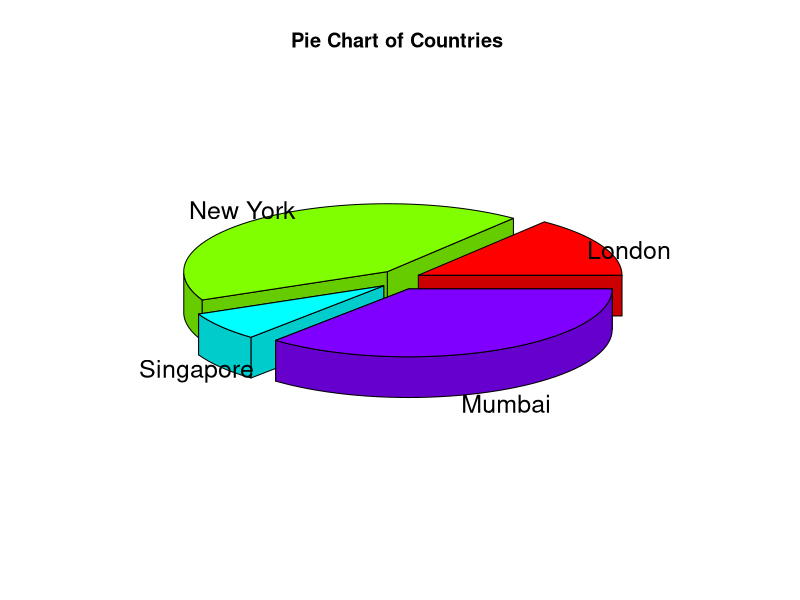
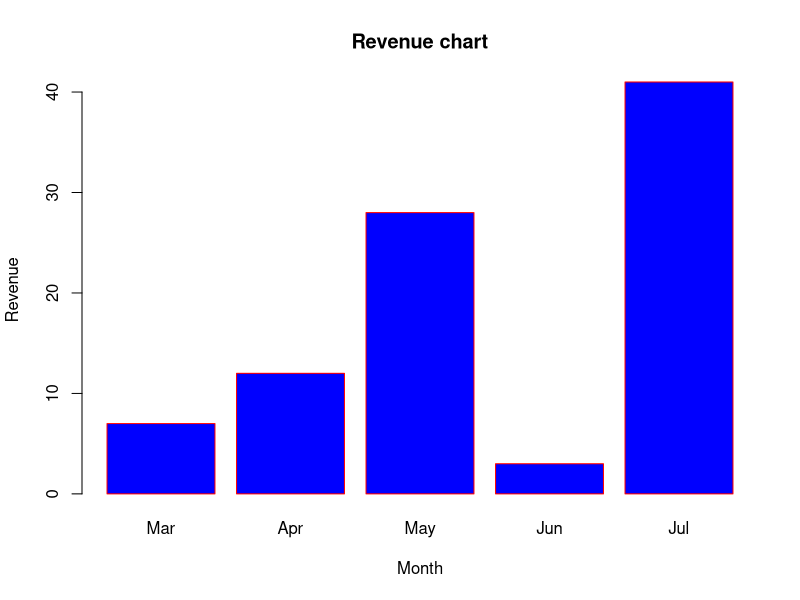
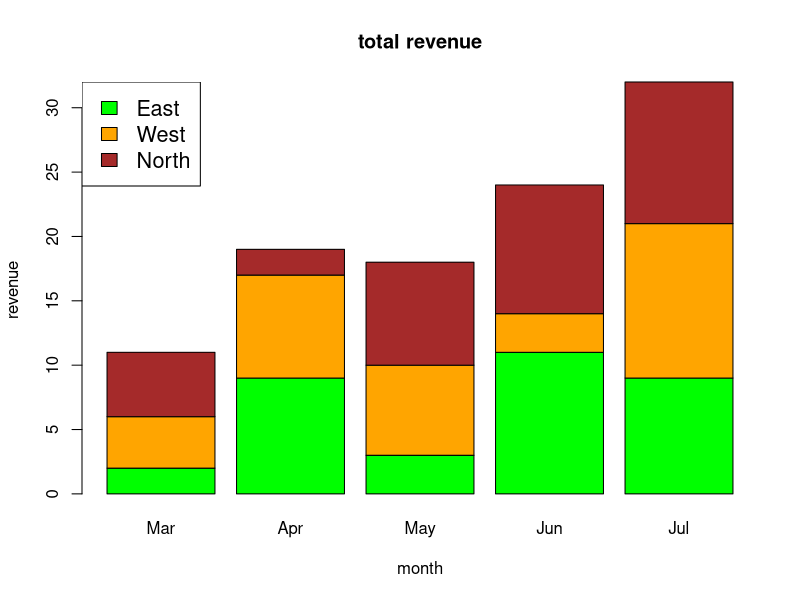
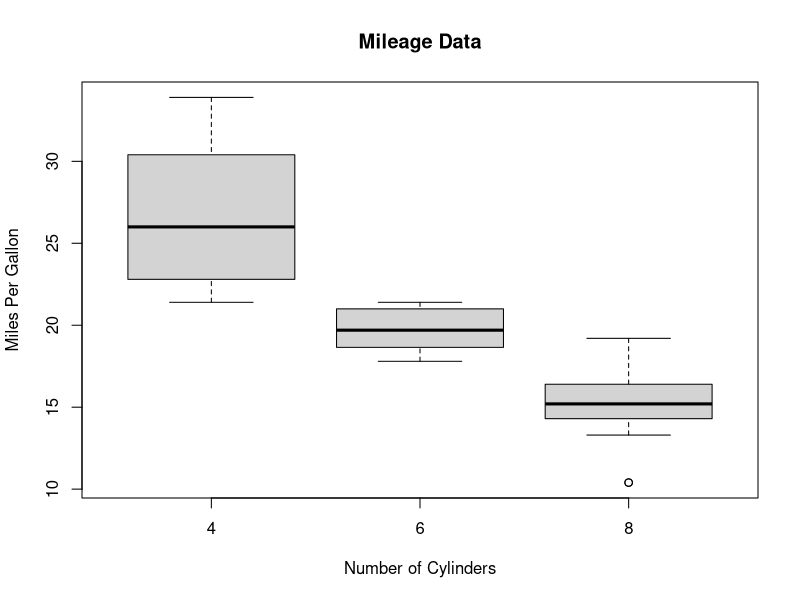
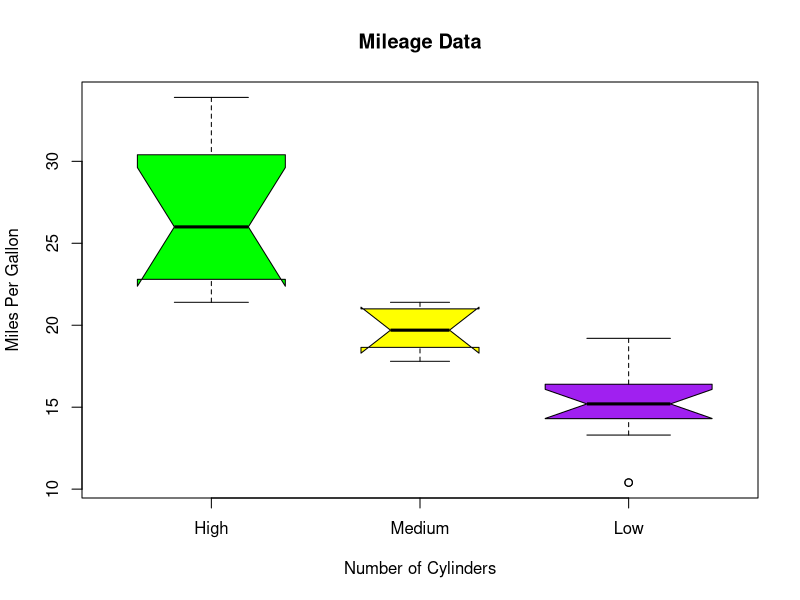
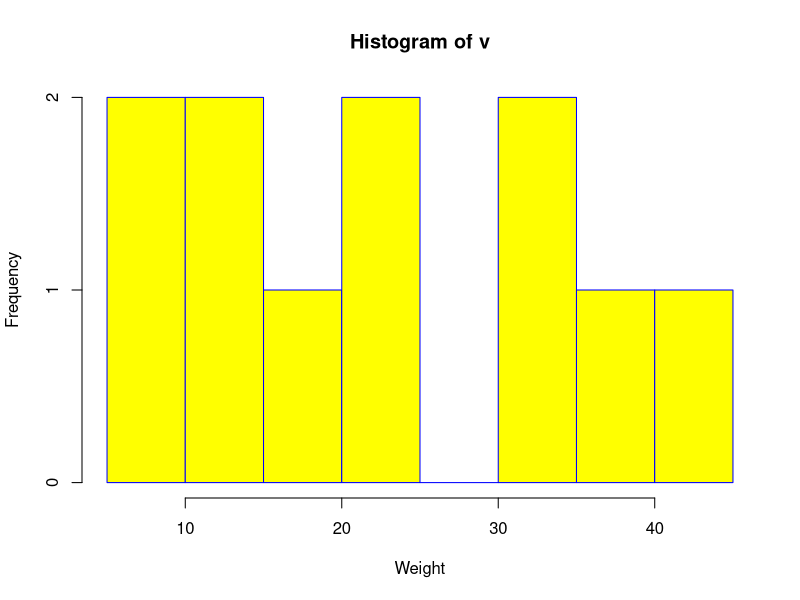
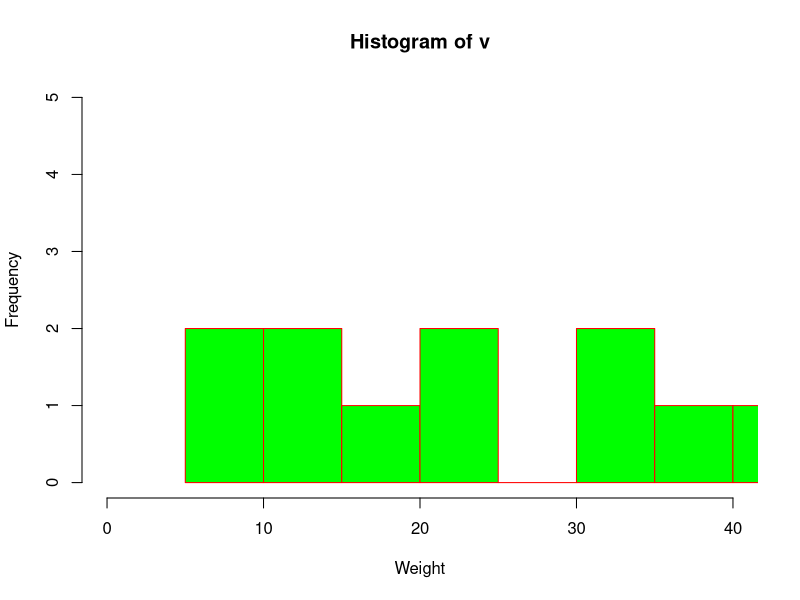
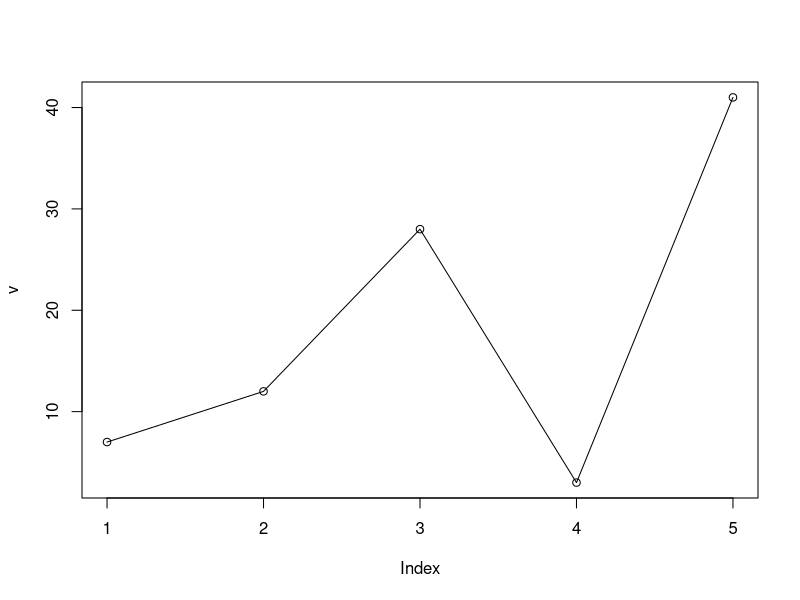

These figures' R source, in order:
# Get the library.
#install.packages("plotrix")
library(plotrix)

# Create data for the graph.
x <- c(21, 62, 10, 53)
labels <- c("London", "New York", "Singapore", "Mumbai")
lbl <-  c("London","New York","Singapore","Mumbai")
piepercent<- round(100*x/sum(x), 1)

# Give the chart file a name.
png(file = "city_pieChart_3D.jpg")

# Plot the chart.

#pie(x,labels =piepercent, main = "City pie chart", col = rainbow(length(x)))
#legend("topright", c("London","New York","Singapore","Mumbai"), cex = 0.8, fill = rainbow(length(x)))

pie3D(x,labels = lbl,explode = 0.1, main = "Pie Chart of Countries ")

# Save the file.
dev.off()


###############################################################
# Create the data for the chart
H <- c(7,12,28,3,41)
M <- c("Mar","Apr","May","Jun","Jul")

# Give the chart file a name
png(file = "Revenue_barChart.png")

# Plot the bar chart 
barplot(H,names.arg=M,xlab="Month",ylab="Revenue",col="blue",
        main="Revenue chart",border="red")

# Save the file
dev.off()


# Create the input vectors.
colors = c("green","orange","brown")
months <- c("Mar","Apr","May","Jun","Jul")
regions <- c("East","West","North")
# Create the matrix of the values.
Values <- matrix(c(2,9,3,11,9,4,8,7,3,12,5,2,8,10,11), nrow = 3, ncol = 5, byrow = TRUE)

# Give the chart file a name
png(file = "barchart_stacked.png")

# Create the bar chart
barplot(Values, main = "total revenue", names.arg = months, xlab = "month", ylab = "revenue", col = colors)

# Add the legend to the chart
legend("topleft", regions, cex = 1.3, fill = colors)

# Save the file
dev.off()


#################################################
input <- mtcars[,c('mpg','cyl')]
print(head(input))
# Give the chart file a name.
png(file = "boxplot.png")

# Plot the chart.
boxplot(mpg ~ cyl, data = mtcars, xlab = "Number of Cylinders",
         ylab = "Miles Per Gallon", main = "Mileage Data")

# Save the file.
dev.off()


# Give the chart file a name.
png(file = "boxplot_with_notch.png")

# Plot the chart.
boxplot(mpg ~ cyl, data = mtcars, 
         xlab = "Number of Cylinders",
         ylab = "Miles Per Gallon", 
         main = "Mileage Data",
         notch = TRUE, 
         varwidth = TRUE, 
         col = c("green","yellow","purple"),
         names = c("High","Medium","Low")
)
# Save the file.
dev.off()


#################################################
# Create data for the graph.
v <- c(9,13,21,8,36,22,12,41,31,33,19)

# Give the chart file a name.
png(file = "histogram_limits.png")

# Create the histogram.
hist(v,xlab = "Weight",col = "yellow",border = "blue")
hist(v,xlab = "Weight",col = "green",border = "red", xlim = c(0,40), ylim = c(0,5),
     breaks = 5)

# Save the file.
dev.off()

#################################################
# Create the data for the chart.
v <- c(7,12,28,3,41)
t <- c(14,7,6,19,3)

# Give the chart file a name.
png(file = "line_chart_mutiple.jpg")

# Plot the bar chart. 
plot(v,type = "o")
plot(v,type = "o", col = "red", xlab = "Month", ylab = "Rain fall",
     main = "Rain fall chart")
lines(t, type = "o", col = "blue")

# Save the file.
dev.off()

#################################################
input <- mtcars[,c('wt','mpg')]
print(head(input))
# Get the input values.
input <- mtcars[,c('wt','mpg')]

# Give the chart file a name.
png(file = "scatterplot_matrices.png")

# Plot the chart for cars with weight between 2.5 to 5 and mileage between 15 and 30.
plot(x = input$wt,y = input$mpg,
     xlab = "Weight",
     ylab = "Milage",
     xlim = c(2.5,5),
     ylim = c(15,30),		 
     main = "Weight vs Milage"
)
pairs(~wt+mpg+disp+cyl,data = mtcars,
      main = "Scatterplot Matrix")

# Save the file.
dev.off()



